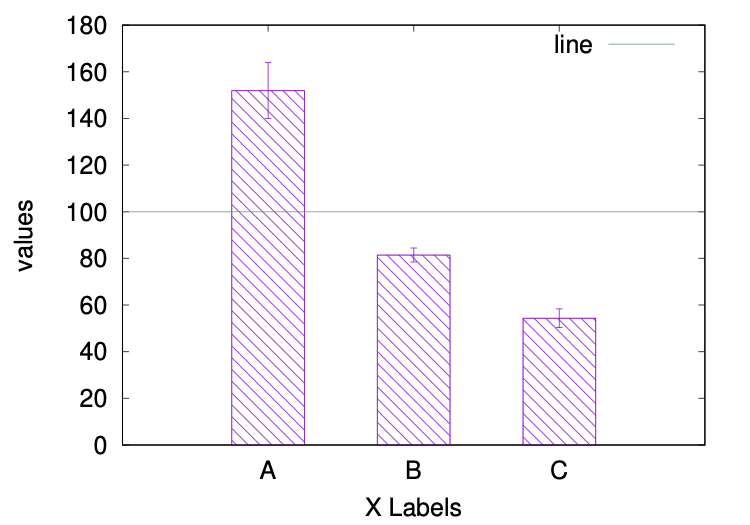

Reproduce this figure in gnuplot.
### Environment

outputfile = "histogram"
default_font = "Arial,24"

inputfile = "histogram.txt"

### Output

set terminal postscript eps color default_font
set size 1,1
set key font default_font
set output sprintf("%s.eps", outputfile)

### Labels

set style data histogram
set style histogram cluster gap 1
set style fill pattern 4 border
set style histogram errorbars linewidth 1
set ylabel "values"
set xlabel "X Labels"
set yrange [0:]

### Main routine

# set arrow 1 nohead from graph 0,0 to graph 1,1 
plot inputfile using ($2):($3):xtic(1) notitle, 100 title "line"

### Output variants

set output sprintf("| ps2pdf -dEPSCrop %s.eps %s.pdf", outputfile, outputfile)
replot

set size 1,0.75
set output sprintf("%s_w.eps", outputfile)
replot
